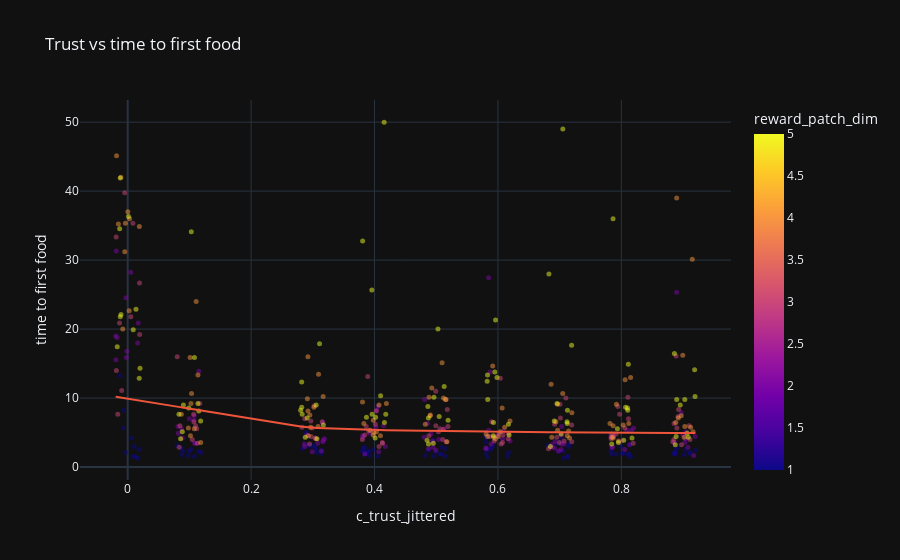

Notebook code for this chart:
### Code cell
# note that initially the utility of communicating grows faster  
jitter = 0.02 
impactDF["c_trust_jittered"] = impactDF["c_trust"] + np.random.uniform(-jitter, jitter, len(impactDF))



fig = px.scatter(impactDF, x="c_trust_jittered", y="time to first food", color="reward_patch_dim",
           template="plotly_dark", title="Trust vs time to first food",
           trendline="lowess")

fig.update_traces({'marker':{'size': 5, 'opacity':0.5}})

fig.show()

### Figure 1 — Plotly figure (JSON) as saved in the notebook; plotly's stock layout.template omitted (floating-point values rounded to 4 significant figures; data arrays with more than 128 entries replaced by an {"elided": "..."} marker saying what was removed)
{"data": [{"hovertemplate": "c_trust_jittered=%{x}<br>time to first food=%{y}<br>reward_patch_dim=%{marker.color}<extra></extra>", "legendgroup": "", "marker": {"color": {"elided": "450 int values"}, "coloraxis": "coloraxis", "opacity": 0.5, "size": 5, "symbol": "circle"}, "mode": "markers", "name": "", "orientation": "v", "showlegend": false, "type": "scatter", "x": {"elided": "450 float values"}, "xaxis": "x", "y": {"elided": "450 float values"}, "yaxis": "y"}, {"hovertemplate": "<b>LOWESS trendline</b><br><br>c_trust_jittered=%{x}<br>time to first food=%{y} <b>(trend)</b><extra></extra>", "legendgroup": "", "marker": {"opacity": 0.5, "size": 5, "symbol": "circle"}, "mode": "lines", "name": "", "showlegend": false, "type": "scatter", "x": {"elided": "450 float values"}, "xaxis": "x", "y": {"elided": "450 float values"}, "yaxis": "y"}], "layout": {"coloraxis": {"colorbar": {"title": {"text": "reward_patch_dim"}}, "colorscale": [[0, "#0d0887"], [0.1111, "#46039f"], [0.2222, "#7201a8"], [0.3333, "#9c179e"], [0.4444, "#bd3786"], [0.5556, "#d8576b"], [0.6667, "#ed7953"], [0.7778, "#fb9f3a"], [0.8889, "#fdca26"], [1, "#f0f921"]]}, "legend": {"tracegroupgap": 0}, "title": {"text": "Trust vs time to first food"}, "xaxis": {"anchor": "y", "domain": [0, 1], "title": {"text": "c_trust_jittered"}}, "yaxis": {"anchor": "x", "domain": [0, 1], "title": {"text": "time to first food"}}}}
